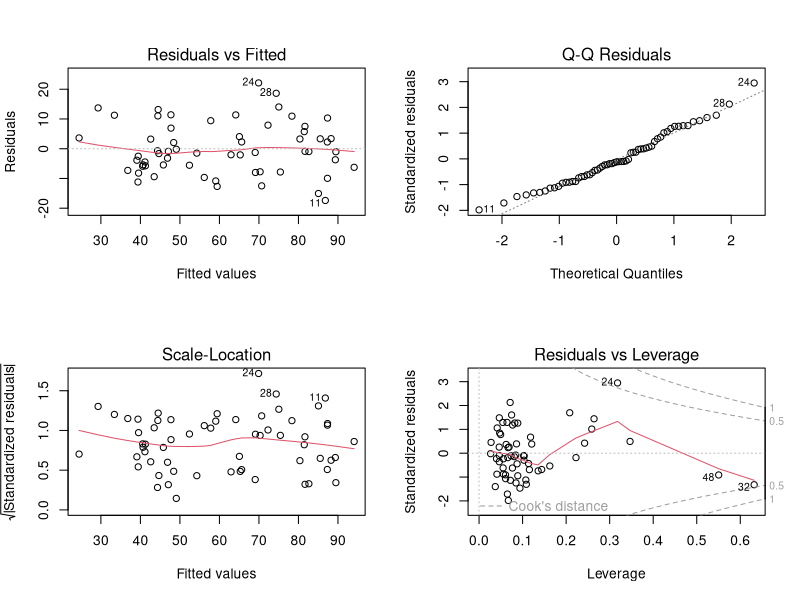
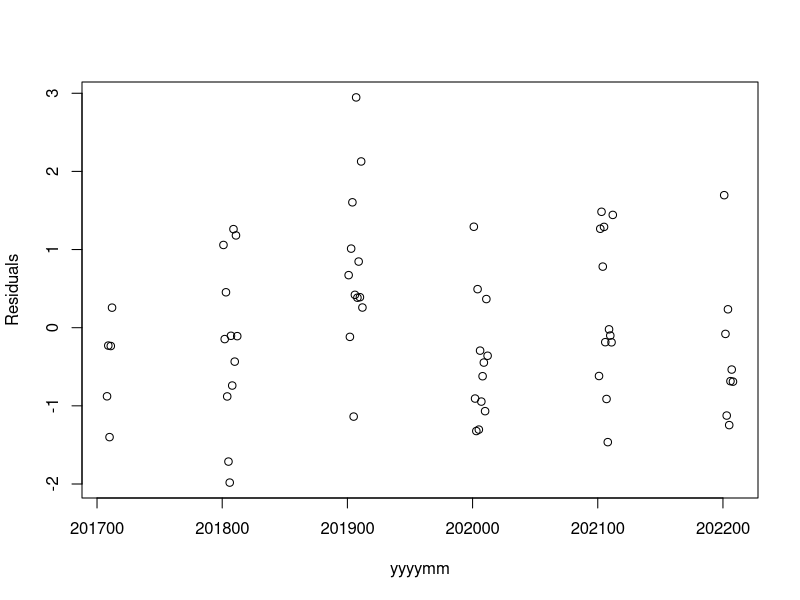
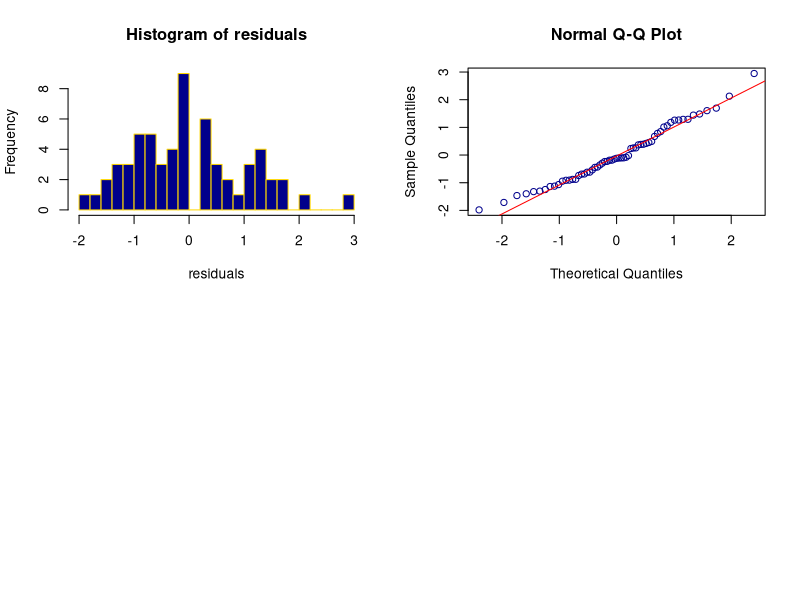

Reproduce these figures in R, in order.
## ---- chunk 1
knitr::opts_chunk$set(echo = TRUE)
knitr::opts_knit$set(root.dir = '/Users/leland15/6203_git/Team-13/Data/Leland')
## ---- chunk 2
library(dplyr)
library(caret)
library(car)
## ---- chunk 3
#dal_data <- read.csv("delta_lbc.csv")
#sw_data <- read.csv("southwest_lbc.csv")
ual_data <- read.csv("united_lbc.csv") 
## ---- chunk 4
ual_model1 <- lm(Open.Stock.Price ~ Sum.of.carrier_ct
                 + Sum.of.weather_ct + Sum.of.nas_ct + Sum.of.security_ct
                 + Sum.of.late_aircraft_ct + Sum.of.arr_cancelled 
                 , data = ual_data)

par(mfrow = c(2,2))
plot(ual_model1)
par(mfrow = c(1,1))
## ---- chunk 5
vif(ual_model1)
max(10, 1/(1-summary(ual_model1)$r.squared))
## ---- chunk 6
residuals<- rstandard(ual_model1)
plot(ual_data$yyyymm, residuals, xlab= "yyyymm", ylab = "Residuals")
## ---- chunk 7
cor(ual_data[, c('Open.Stock.Price','Sum.of.arr_cancelled')])
par(mfrow=c(2,2))
hist(residuals,nclass=20, col="darkblue", border="gold",main="Histogram of residuals")
qqnorm(residuals,col="darkblue")
qqline(residuals,col="red")
## ---- chunk 8
summary(ual_model1)
